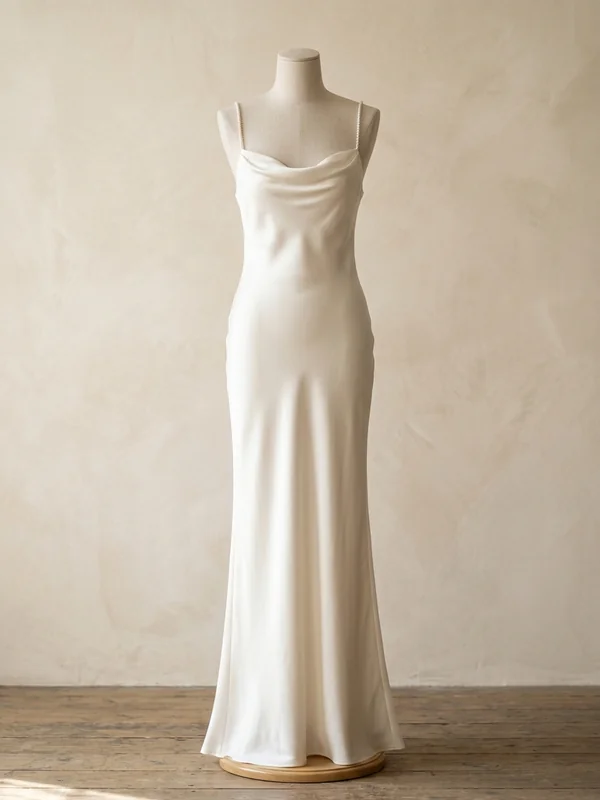
#> input picture assets/images/product-07.webp, 600 x 800 px, found by its file name
$ python adjust_quality.py
#> lines starting #> are read from the running program, lines starting #| are printed output that depends on the picture
import os, csv
from PIL import Image

images_dir = r"d:\Clothing_Template\assets\images"
csv_path = r"d:\Clothing_Template\assets\REUSE_MAP.csv"

# Adjust quality for product-27 and product-34
adjustments = [
    ("product-27.webp", "product-07.webp", 0.85, 0.0, -0.4, False, 600, 800, 94),
    ("product-34.webp", "hero-01.webp", 0.80, 0.0, -0.4, False, 600, 800, 92),
]

for dst_name, src_name, zoom, sx, sy, mirror, tw, th, q in adjustments:
    src_path = os.path.join(images_dir, src_name)
    dst_path = os.path.join(images_dir, dst_name)
    with Image.open(src_path) as img:
#> img is the input picture: PIL image 600x800 RGB; mean R, G, B 196.1, 183, 164.9
        img = img.convert('RGB')
        w, h = img.size
#> w = 600; h = 800
        target_ratio = tw / th
        if (w / h) > target_ratio:
            base_h = h
            base_w = int(h * target_ratio)
        else:
            base_w = w
#> base_w = 600
            base_h = int(w / target_ratio)
#> base_h = 800

        crop_w = int(base_w * zoom)
#> crop_w = 510
        crop_h = int(base_h * zoom)
#> crop_h = 680
        slack_x = w - crop_w
#> slack_x = 90
        slack_y = h - crop_h
#> slack_y = 120
        cx = slack_x / 2.0
#> cx = 45
        cy = slack_y / 2.0
#> cy = 60
        left = int(cx + sx * (slack_x / 2.0))
#> left = 45
        top = int(cy + sy * (slack_y / 2.0))
#> top = 36
        left = max(0, min(left, w - crop_w))
        top = max(0, min(top, h - crop_h))

        cropped = img.crop((left, top, left + crop_w, top + crop_h))
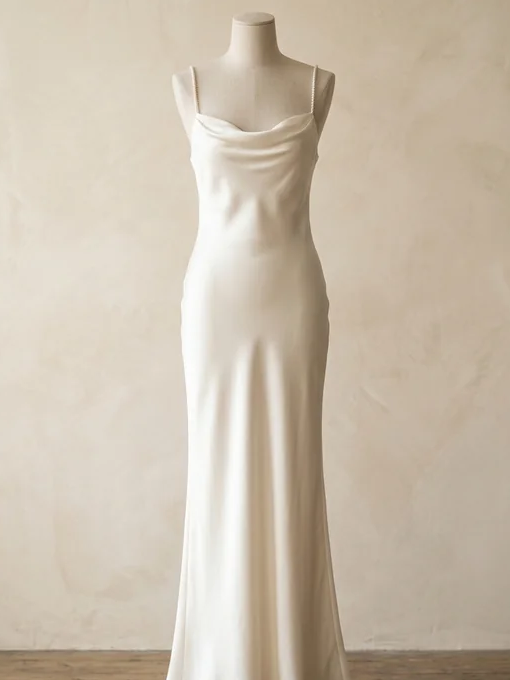
#> cropped: PIL image 510x680 RGB; mean R, G, B 202.5, 190.3, 173.1
        if mirror:
            cropped = cropped.transpose(Image.FLIP_LEFT_RIGHT)
        final_img = cropped.resize((tw, th), Image.Resampling.LANCZOS)
        final_img.save(dst_path, format="WEBP", quality=q, method=6)
        sz_kb = os.path.getsize(dst_path) / 1024
        print(f"Re-saved {dst_name} at q={q}: {sz_kb:.2f} KB (valid >15KB & <150KB: {15 < sz_kb < 150})")
#> pass 2 of the loop `for dst_name, src_name, zoom, sx, sy, mirror, tw, th, q in adjustments:`:
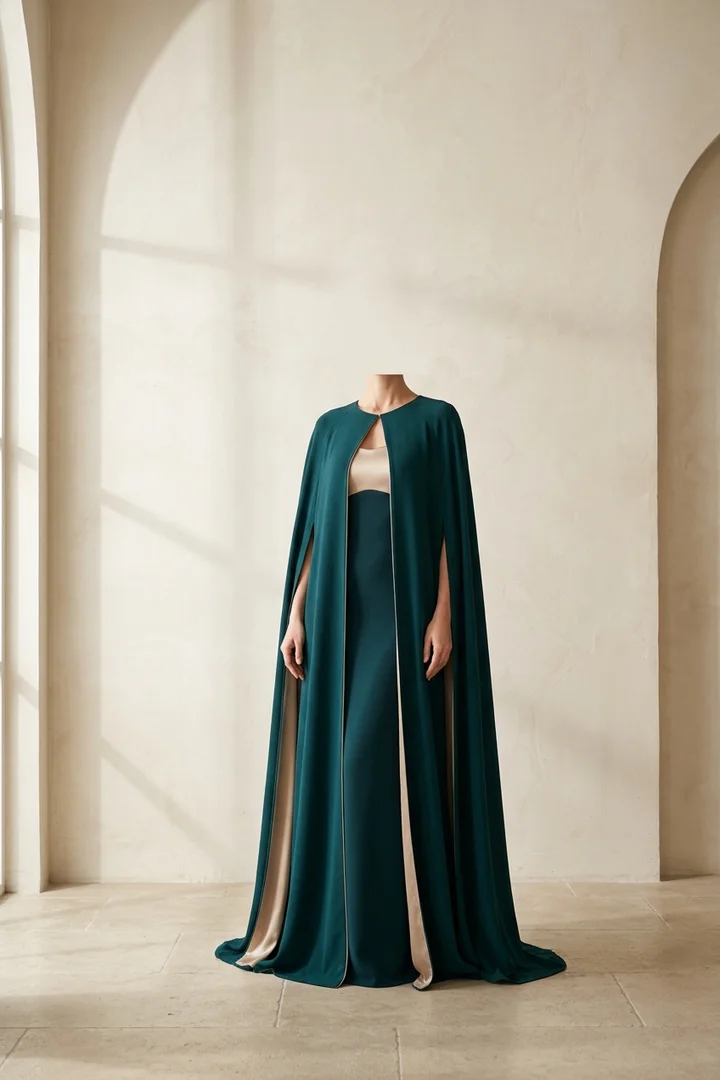
#> input picture assets/images/hero-01.webp, 720 x 1080 px, found by its file name
#> img is the input picture: PIL image 720x1080 RGB; mean R, G, B 175.9, 170, 154.3
#> `cropped = img.crop((left, top, left + crop_w, top + crop_h))`:
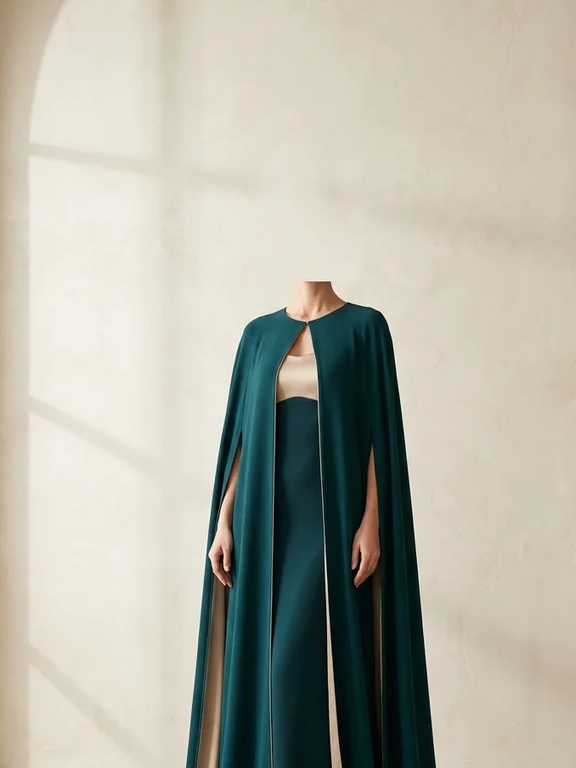
#> cropped: PIL image 576x768 RGB; mean R, G, B 180.3, 179.1, 167

# Update CSV with new sizes
rows = []
#> (the run stopped early here; a loop or call above may not have finished)
